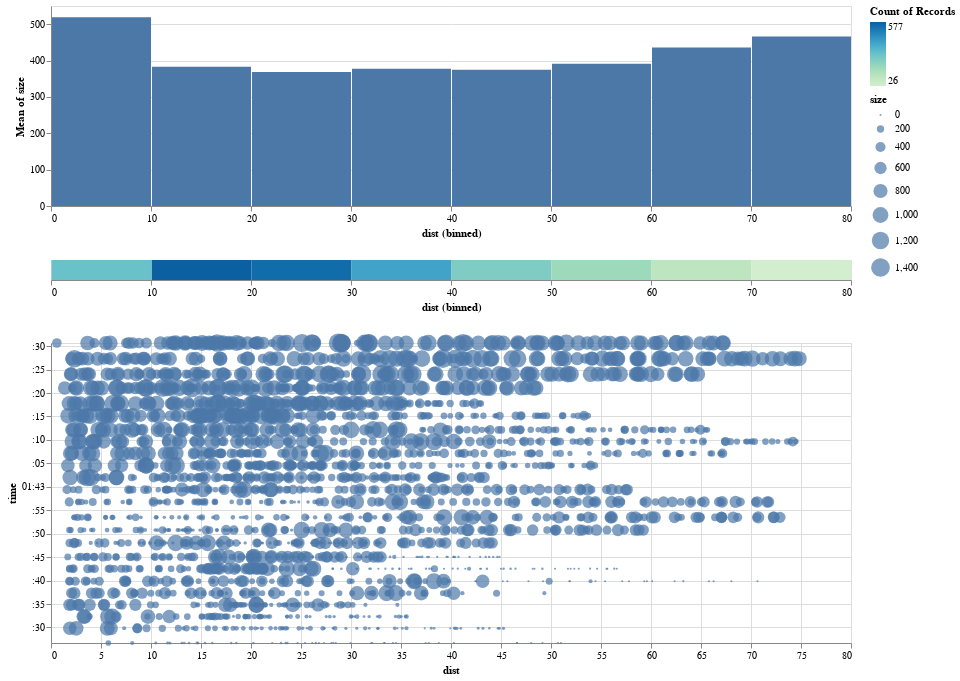

The code cell stored with this chart in its notebook:
### Code cell
beggining_plot

### Figure 1 — Vega-Lite specification as saved in the notebook (floating-point values rounded to 4 significant figures; data arrays with more than 128 entries replaced by an {"elided": "..."} marker saying what was removed)
{"config": {"view": {"continuousWidth": 400, "continuousHeight": 300}}, "vconcat": [{"mark": "bar", "encoding": {"x": {"bin": true, "field": "dist", "type": "quantitative"}, "y": {"aggregate": "mean", "field": "size", "type": "quantitative"}}, "height": 200, "width": 800}, {"mark": "rect", "encoding": {"color": {"aggregate": "count", "scale": {"scheme": "greenblue"}, "type": "quantitative"}, "x": {"bin": {"maxbins": 8}, "field": "dist", "type": "quantitative"}}, "width": 800}, {"mark": "circle", "encoding": {"size": {"field": "size", "type": "quantitative"}, "x": {"field": "dist", "type": "quantitative"}, "y": {"field": "time", "type": "temporal"}}, "width": 800}], "data": {"name": "data-22f88f2533b1456b66cbec77893ad725"}, "$schema": "https://vega.github.io/schema/vega-lite/v4.17.0.json", "datasets": {"data-22f88f2533b1456b66cbec77893ad725": {"elided": "2396 records"}}}
